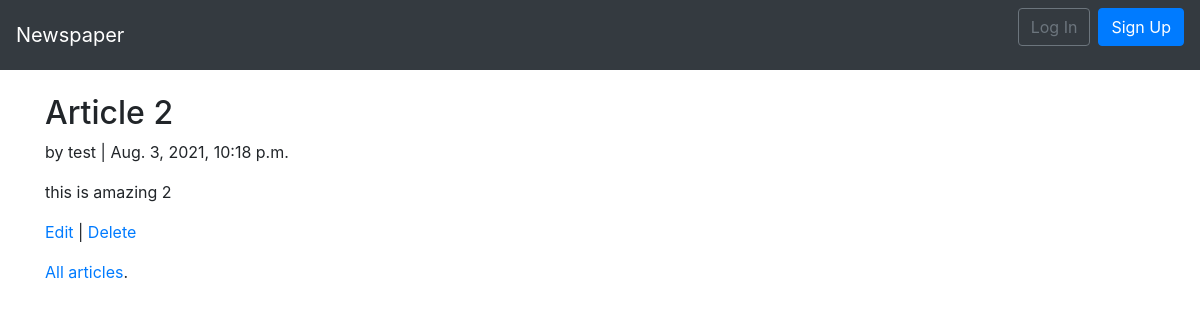
Page /articles/2/ on the committed database.
### articles/models.py (models this page shows, shortened)
class Article(models.Model):
    title = models.CharField(max_length=255)
    body = models.TextField()
    date = models.DateTimeField(auto_now_add=True)
    author = models.ForeignKey(get_user_model(), on_delete=models.CASCADE)

### users/models.py (models this page shows)
class CustomUser(AbstractUser):
    age = models.PositiveIntegerField(null=True, blank=True)

### articles/views.py (the view)
# urls.py: path('<int:pk>/', ArticleDetailView.as_view(), name='article_detail'),
class ArticleDetailView(DetailView, LoginRequiredMixin):
    model = Article
    template_name = 'article_detail.html'
    login_url = 'login'

### templates/article_detail.html
{% extends 'base.html' %}
{% block content %}
<div class="article-entry">
    <h2>{{ object.title }}</h2>
    <p>by {{ object.author }} | {{ object.date }}</p>
    <p>{{ object.body }}</p>
</div>
<p><a href="{% url 'article_update' article.pk %}">Edit</a> | <a href="{% url 'article_delete' article.pk %}">Delete</a></p>
<p><a href="{% url 'article_list' %}">All articles</a>.</p>
{% endblock content %}

### rows in the picture
Article: title "Article 2", author "test", date "Aug. 3, 2021, 10:18 p.m.", body "this is amazing 2"
